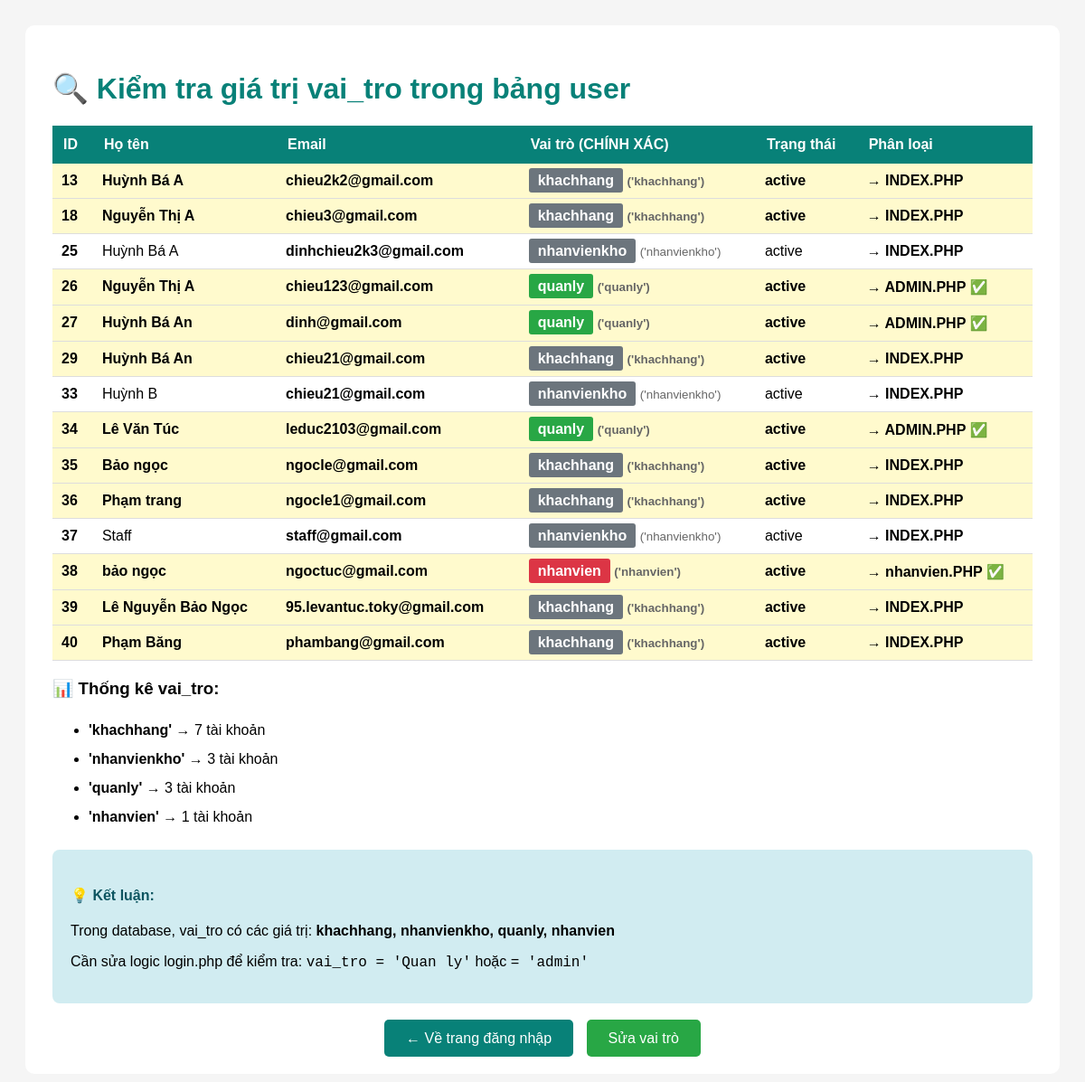
The app's page /check_vaitro.php, older data.
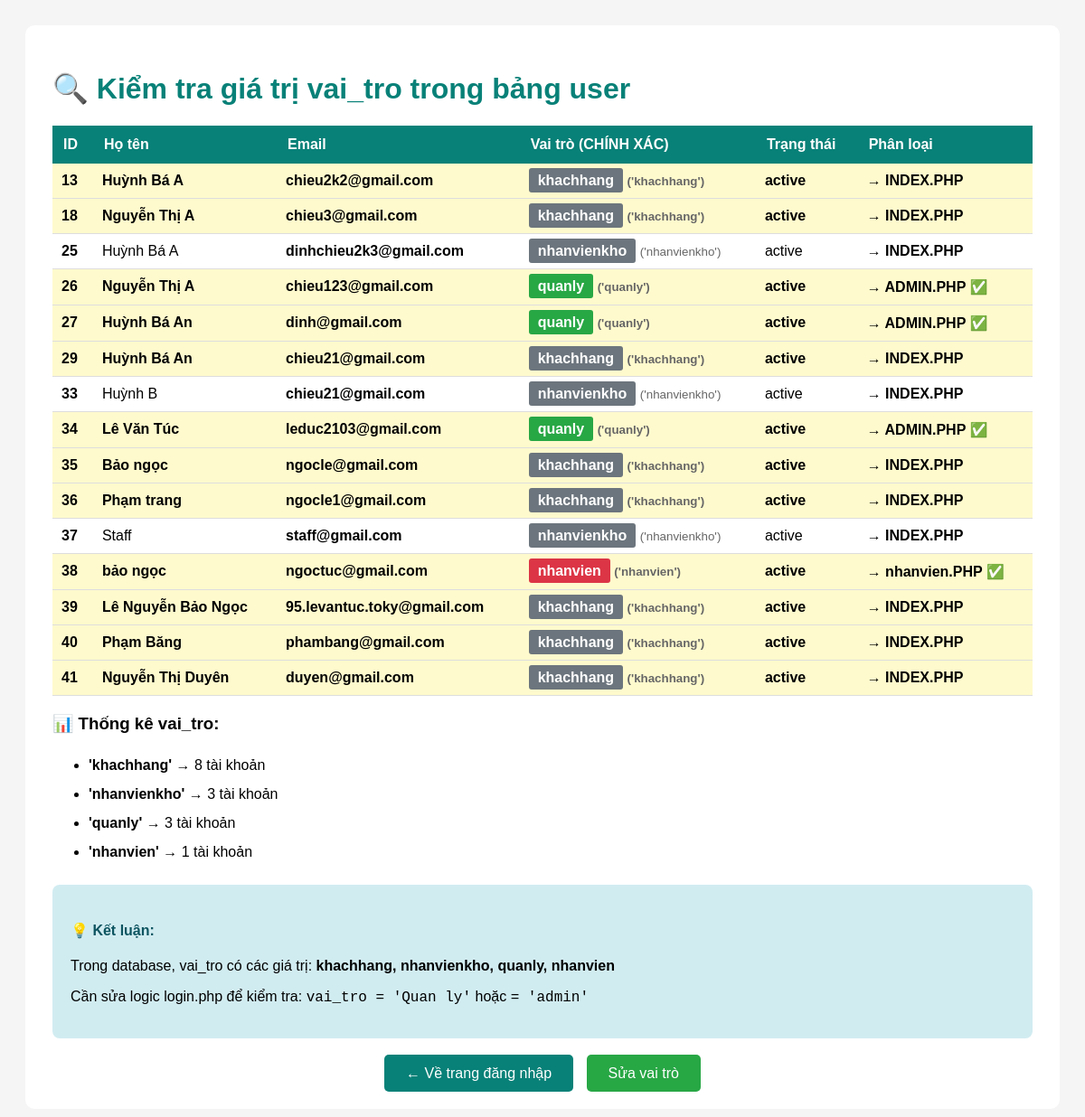
The same page, newer data.
### tables this page shows
CREATE TABLE `user` (
  `ma_user` bigint(20) NOT NULL,
  `ho_ten` varchar(255) DEFAULT NULL,
  `email` varchar(250) DEFAULT NULL,
  `password` varchar(255) DEFAULT NULL,
  `phone` varchar(50) DEFAULT NULL,
  `dia_chi` varchar(255) DEFAULT NULL,
  `vai_tro` enum('quanly','nhanvien','khachhang','nhanvienkho') DEFAULT NULL,
  `created_at` timestamp NULL DEFAULT NULL,
  `update_at` timestamp NULL DEFAULT NULL,
  `ma_vaitro` bigint(20) DEFAULT NULL,
  `trang_thai` enum('active','locked') DEFAULT 'active'
);

### check_vaitro.php (the view, shortened to what this page needs)
<?php
echo "<!DOCTYPE html>
<html lang='vi'>
<head>
    <meta charset='UTF-8'>
    <title>🔍 Kiểm tra vai_tro trong database</title>
    <style>
        body { font-family: Arial; padding: 20px; background: #f5f5f5; }
        .container { max-width: 1200px; margin: 0 auto; background: white; padding: 30px; border-radius: 10px; }
        h1 { color: #088178; }
        table { width: 100%; border-collapse: collapse; margin: 20px 0; }
        th { background: #088178; color: white; padding: 12px; text-align: left; }
        td { padding: 10px; border-bottom: 1px solid #ddd; }
        .highlight { background: #fffacd; font-weight: bold; }
        .badge { padding: 5px 10px; border-radius: 3px; color: white; font-weight: bold; }
        .badge-admin { background: #dc3545; }
        .badge-quanly { background: #28a745; }
        .badge-user { background: #6c757d; }
    </style>
</head>
<body>
    <div class='container'>
        <h1>🔍 Kiểm tra giá trị vai_tro trong bảng user</h1>";
try {
    $db = new Database();
    $conn = $db->getConnection();
    $stmt = $conn->query("SELECT ma_user, ho_ten, email, vai_tro, trang_thai FROM user ORDER BY ma_user");
    echo "<table>";
    echo "<tr>
            <th>ID</th>
            <th>Họ tên</th>
            <th>Email</th>
            <th>Vai trò (CHÍNH XÁC)</th>
            <th>Trạng thái</th>
            <th>Phân loại</th>
          </tr>";
    $vai_tro_list = array();
    while ($row = $stmt->fetch()) {
        $vai_tro = $row['vai_tro'];
        $vai_tro_lower = strtolower(trim($vai_tro));
        if (!isset($vai_tro_list[$vai_tro])) {
            $vai_tro_list[$vai_tro] = 0;
        }
        $vai_tro_list[$vai_tro]++;
        $phan_loai = '';
        $badge_class = 'badge-user';
        if ($vai_tro_lower === 'quan ly' || $vai_tro_lower === 'quanly') {
            $phan_loai = '→ ADMIN.PHP ✅';
            $badge_class = 'badge-quanly';
        } elseif ($vai_tro_lower === 'nhanvien') {
            $phan_loai = '→ nhanvien.PHP ✅';
            $badge_class = 'badge-admin';
        } else {
            $phan_loai = '→ INDEX.PHP';
        }
        $is_highlight = ($vai_tro_lower === 'quanly' || $vai_tro_lower === 'nhanvien' || $vai_tro_lower === 'khachhang');
        echo "<tr" . ($is_highlight ? " class='highlight'" : "") . ">";
        echo "<td><strong>" . $row['ma_user'] . "</strong></td>";
        echo "<td>" . htmlspecialchars($row['ho_ten']) . "</td>";
        echo "<td><strong>" . htmlspecialchars($row['email']) . "</strong></td>";
        echo "<td><span class='badge " . $badge_class . "'>" . htmlspecialchars($vai_tro) . "</span> <small style='color: #666;'>('" . htmlspecialchars($vai_tro) . "')</small></td>";
        echo "<td>" . $row['trang_thai'] . "</td>";
        echo "<td><strong>" . $phan_loai . "</strong></td>";
        echo "</tr>";
    }
    echo "</table>";
    echo "<h3>📊 Thống kê vai_tro:</h3>";
    echo "<ul style='line-height: 2;'>";
    foreach ($vai_tro_list as $vt => $count) {
        echo "<li><strong>'" . htmlspecialchars($vt) . "'</strong> → " . $count . " tài khoản</li>";
    }
    echo "</ul>";
    echo "<div style='background: #d1ecf1; padding: 20px; border-radius: 8px; margin: 20px 0;'>
        <h4 style='color: #0c5460;'>💡 Kết luận:</h4>
        <p style='font-size: 16px;'>Trong database, vai_tro có các giá trị: <strong>" . implode(", ", array_map('htmlspecialchars', array_keys($vai_tro_list))) . "</strong></p>
        <p style='font-size: 16px;'>Cần sửa logic login.php để kiểm tra: <code>vai_tro = 'Quan ly'</code> hoặc <code>= 'admin'</code></p>
    </div>";
} catch(Exception $e) {
    echo "<p style='color: red;'>Lỗi: " . $e->getMessage() . "</p>";
}
echo "<div style='text-align: center; margin-top: 30px;'>
    <a href='login.php' style='padding: 12px 24px; background: #088178; color: white; text-decoration: none; border-radius: 5px; margin: 5px;'>← Về trang đăng nhập</a>
    <a href='fix_admin_role.php' style='padding: 12px 24px; background: #28a745; color: white; text-decoration: none; border-radius: 5px; margin: 5px;'>Sửa vai trò</a>
</div>
</div>
</body>
</html>";
?>

Row changes from the older to the newer data that the page shows:
added user: ma_user "41", ho_ten "Nguyễn Thị Duyên", email "duyen@gmail.com", vai_tro "khachhang", trang_thai "active", vai_tro "→ INDEX.PHP"
Text that changed along with them:
new list line: "' khachhang ' → 8 tài khoản"
list line gone: "' khachhang ' → 7 tài khoản"
